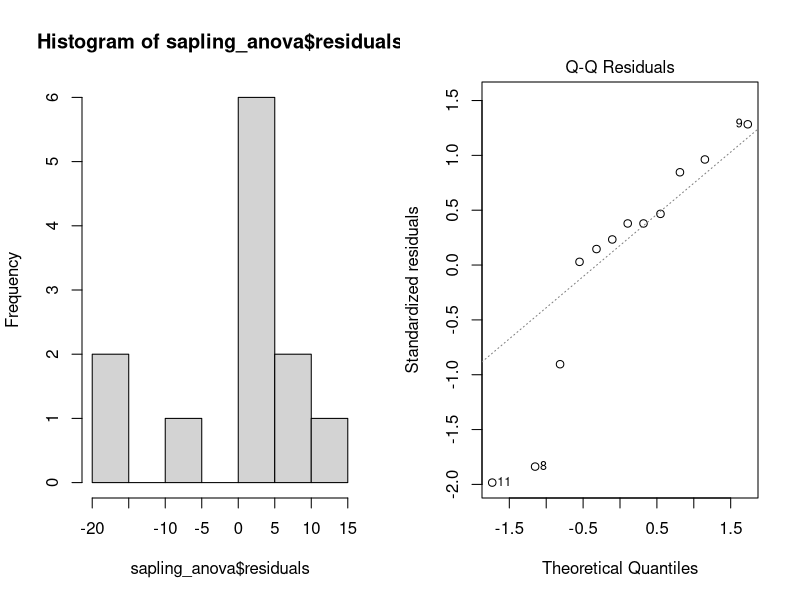
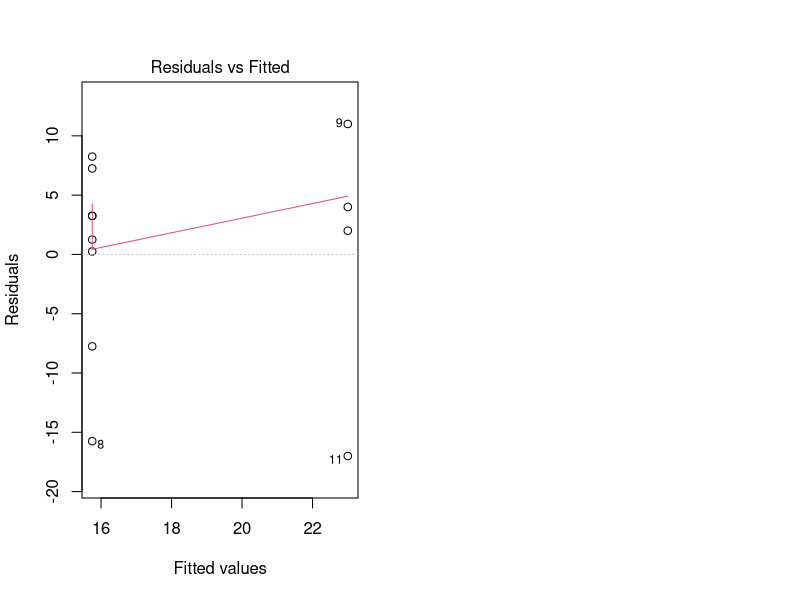

These figures' R source, in order:
#Laura Barraclough
#Started: 21/02/2022
#email: s1729795@ed.ac.uk

# This script aims to conduct an Analysis of Variance (ANOVA) test on hypothesis 2
# based on the script from Coding Club Tutorials and documents provided for Professional
# skills for ecologists.

# Workflow:
# 1. Load libraries and data frame
# 2. State research question and variables
# 3. State hypothesis
# 4. One-way ANOVA
# 5. Check assumptions

# 1. Libraries and data frame ----
library(tidyverse)

getwd()
setwd("C:/Users/lcbar/OneDrive/Documents/Dissertation_proj/undergrad_dissertation")
sum_data <- read.csv("sum_data_noants.csv")
str(sum_data)

#Last_felled needs to be a vector
sum_data$Last_felled <- as.factor(as.character(sum_data$Last_felled))


# 2. State research question and variables ----
# Research question: How do the mean number of saplings per plot varied with 
# year last felled?

# Response variable is the number of saplings.
# Explanatory variable is the year last felled.

# 3. State hypothesis ----
# There will be more saplings in younger forest stands.

# 4. One-way ANOVA ----
sapling_anova <- aov(Number_saplings ~ Last_felled, data = sum_data)
summary(sapling_anova)

# 5. Check assumptions ----
par(mfrow = c(1,2))
hist(sapling_anova$residuals)
plot(sapling_anova, which = 2)
# there could be some binomial distribution going on here. There are two main outliers from
# the qq plot.

plot(sapling_anova, which = 1)
